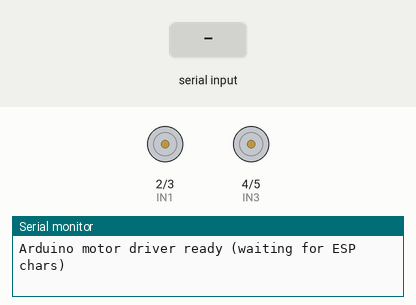
Simulated run of this sketch. Board: Arduino Uno, built with avr-gcc and run on an emulated ATmega328P. Shown: motor-driver pin pairs drawn as motors (green arrow = first pin HIGH = forward, orange = second pin HIGH = backward, longer = more drive, scaled by the enable pin), the last lines printed to the serial monitor. The inputs (shaded band) are chosen by the test bench.

Above: at 1.2 s.
1.3 s: "F90\n" received over the second serial link
At 1.6 s:
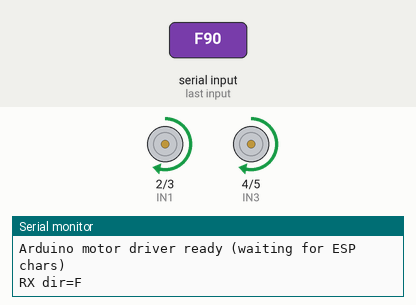
4.3 s: "B90\n" received over the second serial link
At 5.1 s:
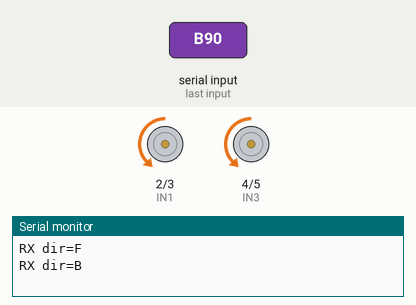
7.3 s: "L90\n" received over the second serial link
At 8.5 s:
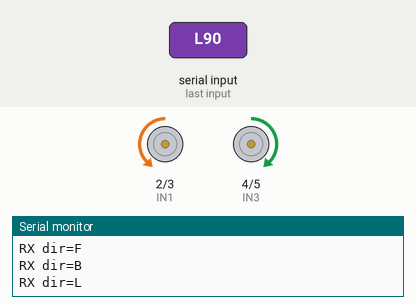
10.3 s: "R90\n" received over the second serial link
At 10.9 s:
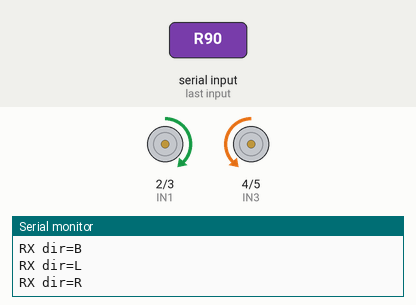
13.3 s: "F,45\n" received over the second serial link
At 14.4 s:
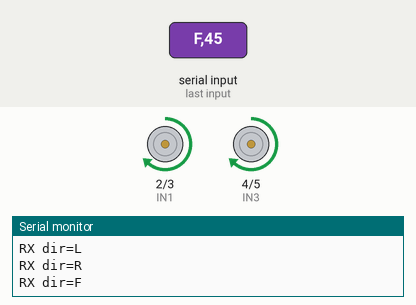
16.3 s: "B,45\n" received over the second serial link
At 16.6 s:
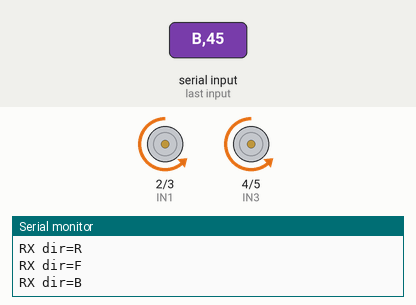
Timing chart, 0 to 19.3 s (numbered marks = the images above; inputs shaded):
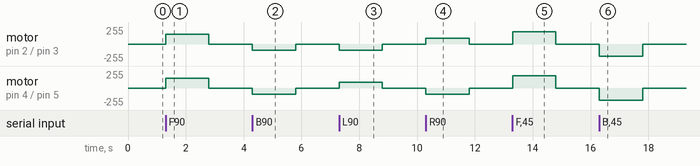

The sketch:

robot3_arduino_motors.ino
```cpp
// ═══════════════════════════════════════════════════════════════════════
//  ROBOT 3 "GAMMA" — ARDUINO MOTOR DRIVER
//  ─────────────────────────────────────────────────────────────────────
//  The Arduino drives the L298N. It receives a single direction character
//  (F/B/L/R/S) from the ESP32 over a serial wire and moves the motors.
//
//  WHY: the ESP32's WiFi transmit spikes were sagging its 3.3 V rail and
//  drooping the motor-enable GPIOs (the vibration). The Arduino is a
//  separate 5 V chip with no WiFi, so its outputs never droop — motors run
//  smooth. This mirrors how Alpha/Beta work (Pi = WiFi, Mega = motors).
//
//  Board: Arduino Uno/Nano.  Enables are PWM'd (analogWrite) for SPEED control;
//  a digit '0'..'9' from the ESP sets the duty. (2026-06-23: ENA moved D8->D6.)
// ═══════════════════════════════════════════════════════════════════════

#include <SoftwareSerial.h>

// Link from the ESP32: ESP GPIO17 (Serial2 TX) -> Arduino D10 (RX here).
// D11 (TX) is unused. Using SoftwareSerial keeps USB (D0/D1) free for the
// Serial Monitor and for uploading without unplugging the ESP wire.
SoftwareSerial espLink(10, 11);     // RX, TX

// L298N control pins. The ENABLES are PWM'd for SPEED control, so both must be
// on PWM pins. ENA MOVED D8 -> D6 (D8 is not a PWM pin on the Uno/Nano; D10/D11
// are taken by the SoftwareSerial link, leaving D6 as the only free PWM pin).
//   >>> REWIRE: move the L298N ENA wire from Arduino D8 to D6 <<<
#define ENA 6        // PWM (was 8)
#define IN1 2
#define IN2 3
#define ENB 9        // PWM
#define IN3 4
#define IN4 5

// Motor speed (PWM duty 0..255). Set by a single digit '0'..'9' from the ESP
// (which relays the console's speed slider). Starts mid so it isn't flat-out.
int spd = 150;

#define WATCHDOG_MS 1500UL          // stop if no char from ESP for this long
                                    // (wider so a single missed char on the
                                    // 3.3 V link doesn't chop the motor)

char dir = 'S';
unsigned long lastCmd = 0;
int sCount = 0;   // consecutive 'S' chars — debounces a garbled 'S' on the link

void apply(int en, int i1, int i2, int i3, int i4) {
  analogWrite(ENA, en ? spd : 0);   // PWM the enables → speed control
  analogWrite(ENB, en ? spd : 0);
  digitalWrite(IN1, i1); digitalWrite(IN2, i2);
  digitalWrite(IN3, i3); digitalWrite(IN4, i4);
}
void mstop() { apply(LOW, LOW, LOW, LOW, LOW); }

void setDir(char d) {
  lastCmd = millis();
  if (d != dir) { Serial.print("RX dir="); Serial.println(d); }  // link debug
  dir = d;
  switch (d) {
    case 'F': apply(HIGH, HIGH, LOW, HIGH, LOW); break;  // forward
    case 'B': apply(HIGH, LOW, HIGH, LOW, HIGH); break;  // backward
    case 'L': apply(HIGH, LOW, HIGH, HIGH, LOW); break;  // left
    case 'R': apply(HIGH, HIGH, LOW, LOW, HIGH); break;  // right
    default:  dir = 'S'; mstop(); break;                 // stop
  }
}

void setup() {
  Serial.begin(115200);
  espLink.begin(1200);             // must match the ESP's Serial2 baud
                                   // 1200 = very tolerant of the 3.3V link
  pinMode(ENA, OUTPUT); pinMode(ENB, OUTPUT);
  pinMode(IN1, OUTPUT); pinMode(IN2, OUTPUT);
  pinMode(IN3, OUTPUT); pinMode(IN4, OUTPUT);
  mstop();
  Serial.println("Arduino motor driver ready (waiting for ESP chars)");
}

void loop() {
  while (espLink.available()) {
    char c = espLink.read();
    if (c >= '0' && c <= '9') {               // speed level 0..9 → PWM 90..255
      spd = map(c - '0', 0, 9, 90, 255);
      lastCmd = millis();
      if (dir != 'S') setDir(dir);            // re-apply current dir at new speed
    } else if (c == 'F' || c == 'B' || c == 'L' || c == 'R') {
      lastCmd = millis(); sCount = 0;        // movement: act immediately
      if (c != dir) setDir(c);
    } else if (c == 'S') {
      lastCmd = millis();
      if (++sCount >= 3 && dir != 'S') setDir('S');  // stop only on 3 'S' in a row
    }
  }
  // Safety: if the ESP stops talking entirely (link/power lost), stop.
  if (dir != 'S' && millis() - lastCmd > WATCHDOG_MS) { mstop(); dir = 'S'; }
}
```

Measured:
- after the input at 1.3 s, motor on pin 2 (IN1) / pin 3 (IN2), motor on pin 4 (IN3) / pin 5 (IN4): stopped → forward 150/255 at once, → stopped 1.5 s later
- after the input at 4.3 s, motor on pin 2 (IN1) / pin 3 (IN2), motor on pin 4 (IN3) / pin 5 (IN4): stopped → backward 90/255 at once, → stopped 1.5 s later
- after the input at 7.3 s, motor on pin 2 (IN1) / pin 3 (IN2): stopped → backward 90/255 at once, → stopped 1.5 s later; motor on pin 4 (IN3) / pin 5 (IN4): stopped → forward 90/255 at once, → stopped 1.5 s later
- after the input at 10.3 s, motor on pin 2 (IN1) / pin 3 (IN2): stopped → forward 90/255 at once, → stopped 1.5 s later; motor on pin 4 (IN3) / pin 5 (IN4): stopped → backward 90/255 at once, → stopped 1.5 s later
- after the input at 13.3 s, motor on pin 2 (IN1) / pin 3 (IN2), motor on pin 4 (IN3) / pin 5 (IN4): stopped → forward 181/255 at once, → stopped 1.5 s later
- after the input at 16.3 s, motor on pin 2 (IN1) / pin 3 (IN2), motor on pin 4 (IN3) / pin 5 (IN4): stopped → backward 181/255 at once, → stopped 1.5 s later
